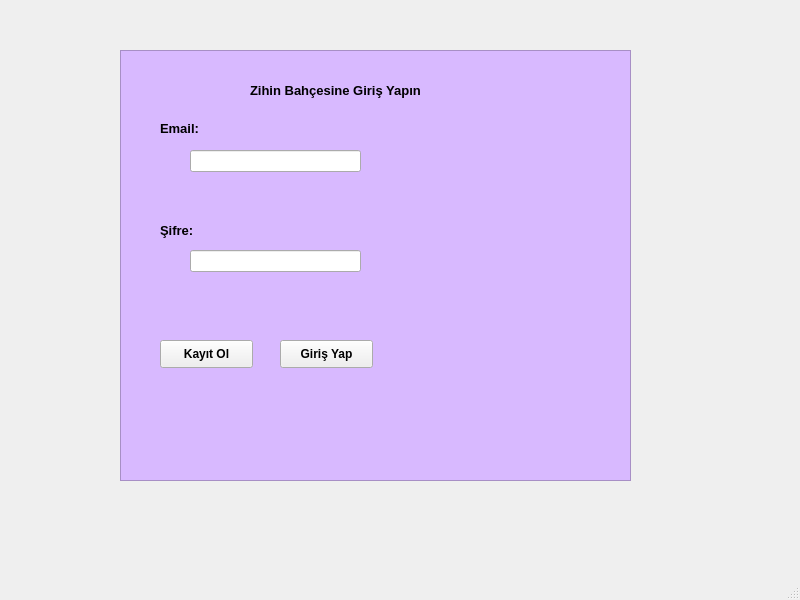
<?xml version="1.0" encoding="UTF-8"?>
<ui version="4.0">
 <class>MainWindow</class>
 <widget class="QMainWindow" name="MainWindow">
  <property name="geometry">
   <rect>
    <x>0</x>
    <y>0</y>
    <width>800</width>
    <height>600</height>
   </rect>
  </property>
  <property name="windowTitle">
   <string>MainWindow</string>
  </property>
  <widget class="QWidget" name="centralwidget">
   <widget class="QTableWidget" name="tableWidget_giris">
    <property name="geometry">
     <rect>
      <x>120</x>
      <y>50</y>
      <width>511</width>
      <height>431</height>
     </rect>
    </property>
    <property name="styleSheet">
     <string notr="true">background-color: #d8b9ff;
</string>
    </property>
   </widget>
   <widget class="QLabel" name="label">
    <property name="geometry">
     <rect>
      <x>250</x>
      <y>70</y>
      <width>221</width>
      <height>41</height>
     </rect>
    </property>
    <property name="font">
     <font>
      <family>Segoe UI</family>
      <pointsize>10</pointsize>
      <weight>75</weight>
      <bold>true</bold>
     </font>
    </property>
    <property name="text">
     <string>Zihin Bahçesine Giriş Yapın</string>
    </property>
   </widget>
   <widget class="QLabel" name="label_2">
    <property name="geometry">
     <rect>
      <x>160</x>
      <y>120</y>
      <width>81</width>
      <height>16</height>
     </rect>
    </property>
    <property name="font">
     <font>
      <family>Segoe UI</family>
      <pointsize>10</pointsize>
      <weight>75</weight>
      <bold>true</bold>
     </font>
    </property>
    <property name="text">
     <string>Email:</string>
    </property>
   </widget>
   <widget class="QLineEdit" name="lineEdit_email">
    <property name="geometry">
     <rect>
      <x>190</x>
      <y>150</y>
      <width>171</width>
      <height>22</height>
     </rect>
    </property>
   </widget>
   <widget class="QLabel" name="label_3">
    <property name="geometry">
     <rect>
      <x>160</x>
      <y>220</y>
      <width>81</width>
      <height>21</height>
     </rect>
    </property>
    <property name="font">
     <font>
      <family>Segoe UI</family>
      <pointsize>10</pointsize>
      <weight>75</weight>
      <bold>true</bold>
     </font>
    </property>
    <property name="text">
     <string>Şifre:</string>
    </property>
   </widget>
   <widget class="QLineEdit" name="lineEdit_sifre">
    <property name="geometry">
     <rect>
      <x>190</x>
      <y>250</y>
      <width>171</width>
      <height>22</height>
     </rect>
    </property>
    <property name="echoMode">
     <enum>QLineEdit::Password</enum>
    </property>
   </widget>
   <widget class="QPushButton" name="pushButton_kayitol">
    <property name="geometry">
     <rect>
      <x>160</x>
      <y>340</y>
      <width>93</width>
      <height>28</height>
     </rect>
    </property>
    <property name="font">
     <font>
      <family>Segoe UI</family>
      <weight>75</weight>
      <bold>true</bold>
     </font>
    </property>
    <property name="text">
     <string>Kayıt Ol</string>
    </property>
   </widget>
   <widget class="QPushButton" name="pushButton_girisyap">
    <property name="geometry">
     <rect>
      <x>280</x>
      <y>340</y>
      <width>93</width>
      <height>28</height>
     </rect>
    </property>
    <property name="font">
     <font>
      <family>Segoe UI</family>
      <weight>75</weight>
      <bold>true</bold>
     </font>
    </property>
    <property name="text">
     <string>Giriş Yap</string>
    </property>
   </widget>
  </widget>
  <widget class="QMenuBar" name="menubar">
   <property name="geometry">
    <rect>
     <x>0</x>
     <y>0</y>
     <width>800</width>
     <height>26</height>
    </rect>
   </property>
  </widget>
  <widget class="QStatusBar" name="statusbar"/>
 </widget>
 <resources/>
 <connections/>
</ui>
